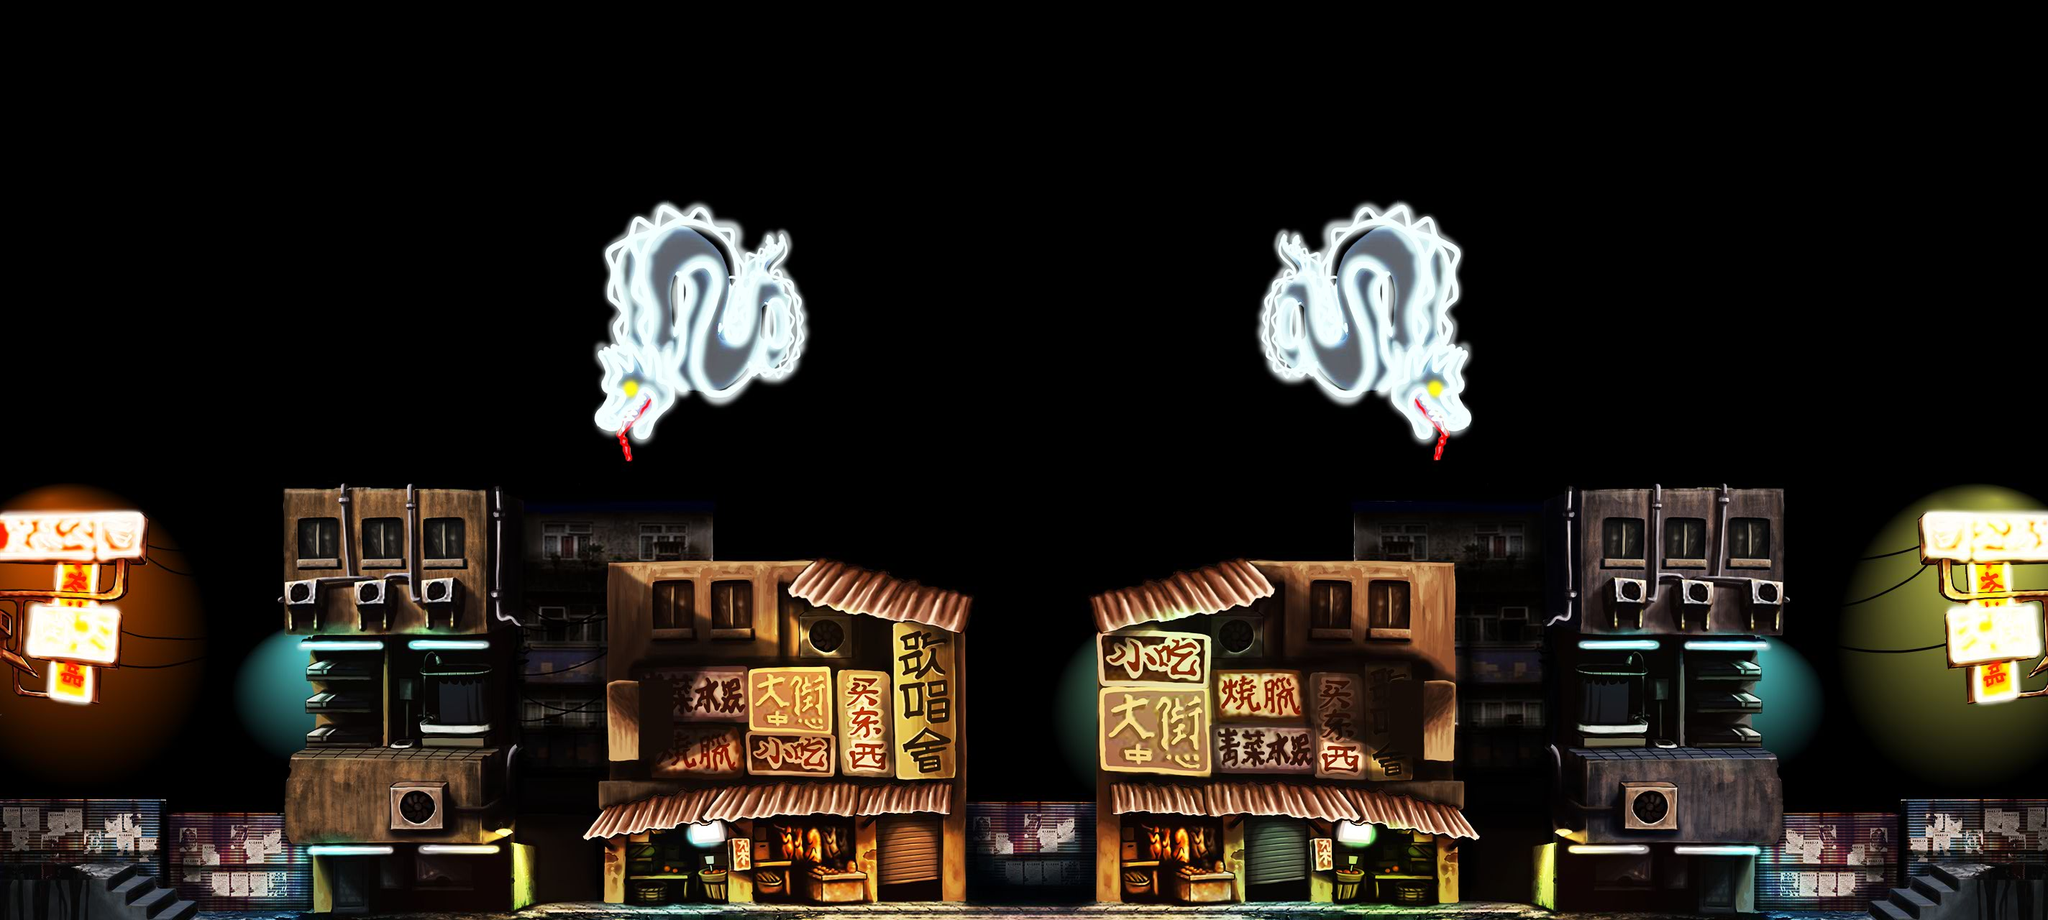

Rendered tile map (Tiled .tmx) drawn with the repository's tilesets; below, a short description and the map source with its tile grids summarised:
An orthogonal 89x40 tile map with 32x32 px tiles, 1 tile layer (layer1) and 2 objects.

<map version="1.0" orientation="orthogonal" width="89" height="40" tilewidth="32" tileheight="32">
 <tileset firstgid="1" name="fourBackground" tilewidth="32" tileheight="32">
  <image source="fourBackground.jpg" width="2874" height="1302" />
 </tileset>
 <layer name="layer1" width="89" height="40">
  <data>[3560 cells, 3560 non-empty, 3560 distinct tile ids]</data>
 </layer>
 <objectgroup name="objectlayer" width="89" height="40">
  <object x="1548" y="1114">
   <polyline points="0,0 332,5" />
  </object>
  <object x="1882" y="1121">
   <polyline points="0,0 161,26" />
  </object>
 </objectgroup>
</map>